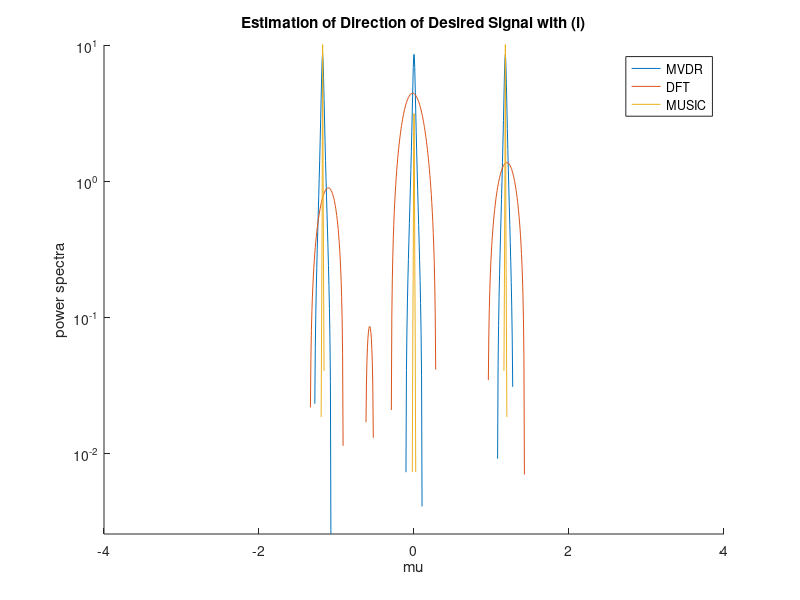

This figure's MATLAB source:
clear;

%% Initialization

%ULA antenna numbers M
M=16;
% numbers of impinging signals
d=3;
% numbers of snapshots
N=500;
%standard beamwidth mub
mub=2*pi/M;
mu=mub.*[-3,0,3];
%SNR
SNR=10;
% channel parameters
S = ( sign(randn(d,N)) + j * sign(randn(d,N)) ) / sqrt(2);
W = ( randn(M,N) + j * randn(M,N) ) / sqrt(2) * 10^(-SNR/20);
A=zeros(M,d);
c=(0:M-1);
%a=amu(1,:) represents first row
for i=1:d
    A(:,i)=exp(j*c*mu(i));
end
%Input of filters
X=zeros(M,N);
X=A*S+W;
Rxx_est_new=0;
for i=1:N
Rxx_est_current=X(:,i)*X(:,i)';
Rxx_est_new=Rxx_est_current+Rxx_est_new;
end
Rxx_est=Rxx_est_new/N;
%% Sampling
NS=1000;
mus=-pi:2*pi/(NS-1):pi;
%% MVDR
S_MVDR=zeros(M,NS);
S_MVDR_mus=zeros(1,NS);
for i=1:NS
    S_MVDR(:,i)=exp(j*c*mus(i));
    S_MVDR_mus(i)=1/(S_MVDR(:,i)'*inv(Rxx_est)*(S_MVDR(:,i)));
end
hold on
semilogy(mus,normalize(S_MVDR_mus))
%% DFT
d=0;
f=0;
for n=1:N
    for k=0:M-1
        d1=X(k+1,n)*exp(-j*mus*k);
        d=d1+d;
    end
    f1=abs(d).*abs(d);
    f=f1+f;
end
S_DFT=f/(N*M);
hold on
semilogy(mus,normalize(S_DFT));
%% MUSIC
U0=null(A');
S_MUSIC=zeros(M,NS);
S_MUSIC_mus=zeros(1,NS);
for i=1:NS
     S_MUSIC(:,i)=exp(j*c*mus(i));
     S_MUSIC_mus(i)=(S_MUSIC(:,i)'*S_MUSIC(:,i))/(S_MUSIC(:,i)'*U0*U0'*(S_MUSIC(:,i)));
end
semilogy(mus,normalize(S_MUSIC_mus))
legend('MVDR','DFT','MUSIC');
xlabel('mu');ylabel('power spectra');
ylim([-2 10]);
title('Estimation of Direction of Desired Signal with (i)');
